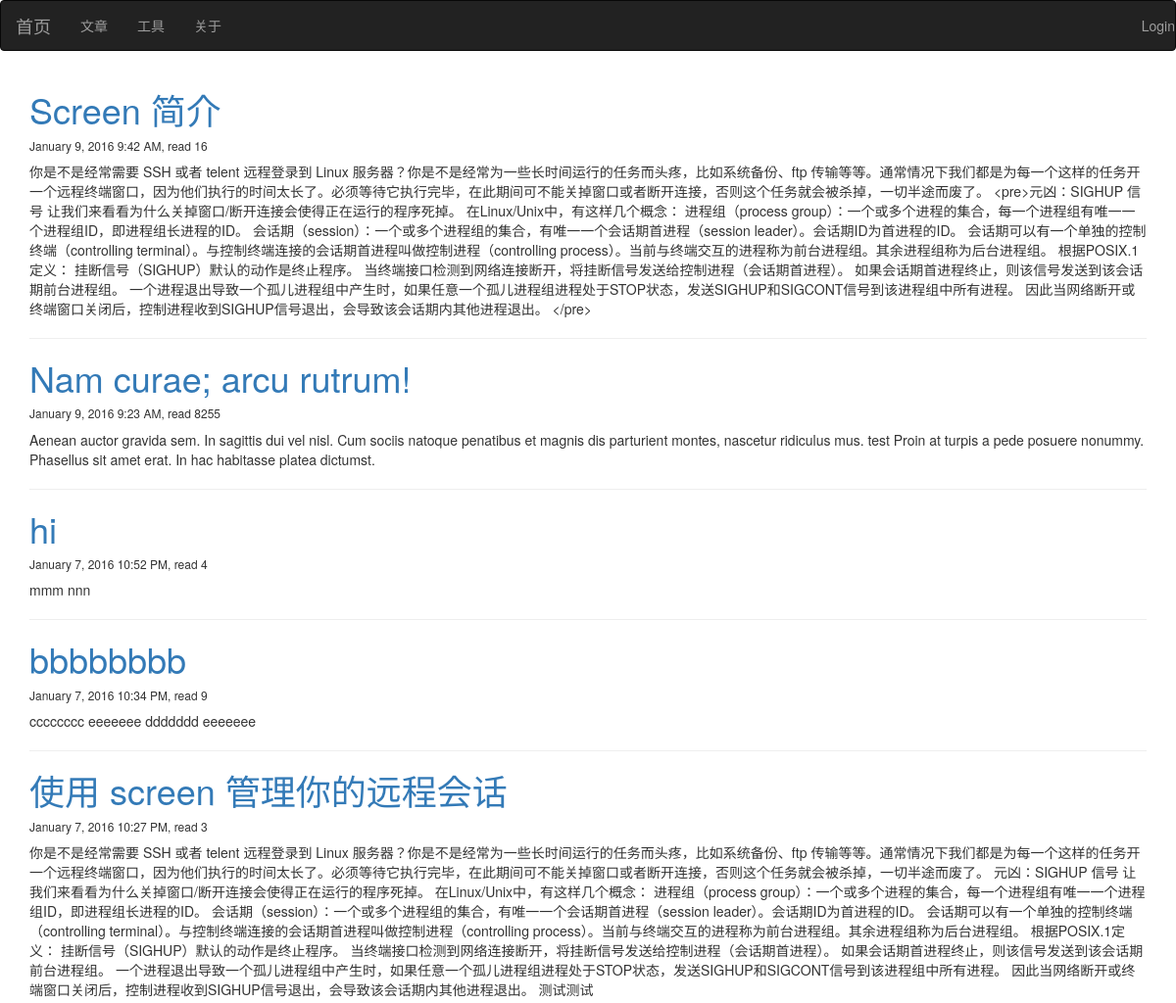
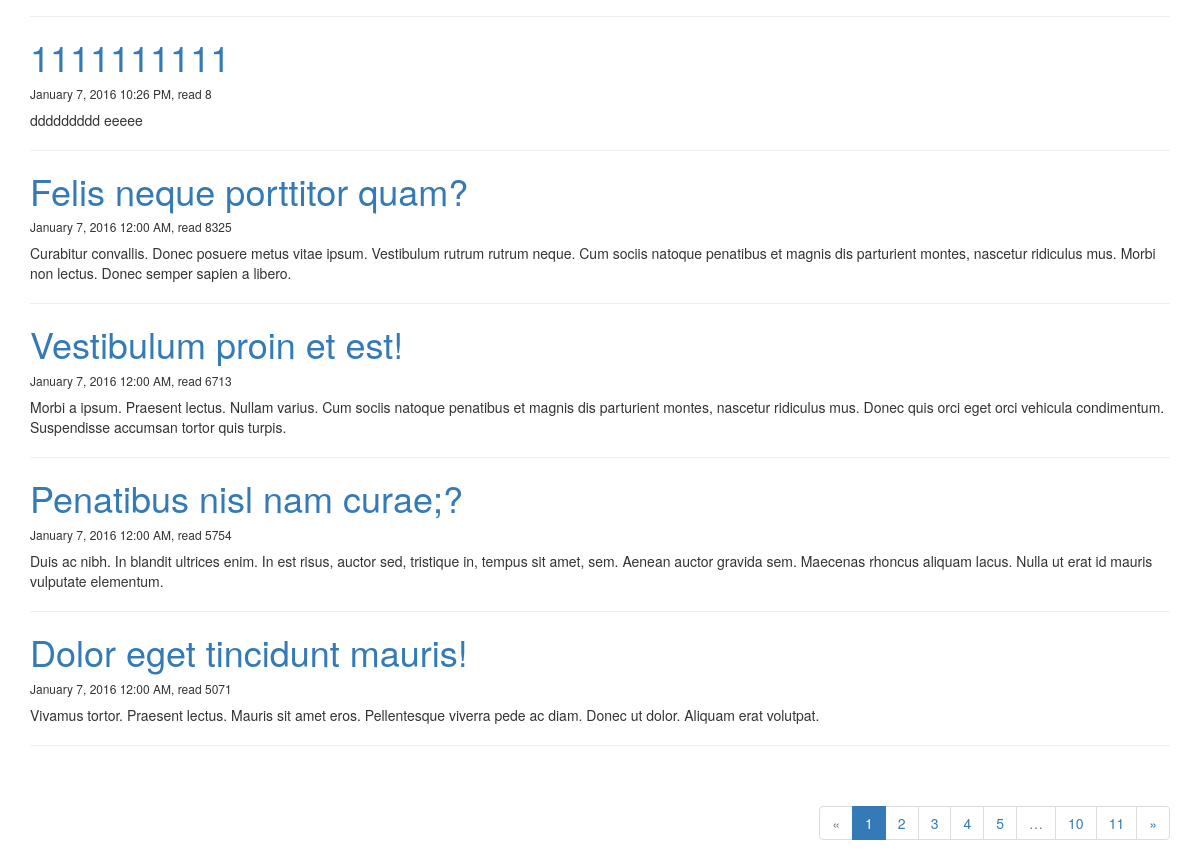
Before: / with the older database file (2 pictures, top to bottom).
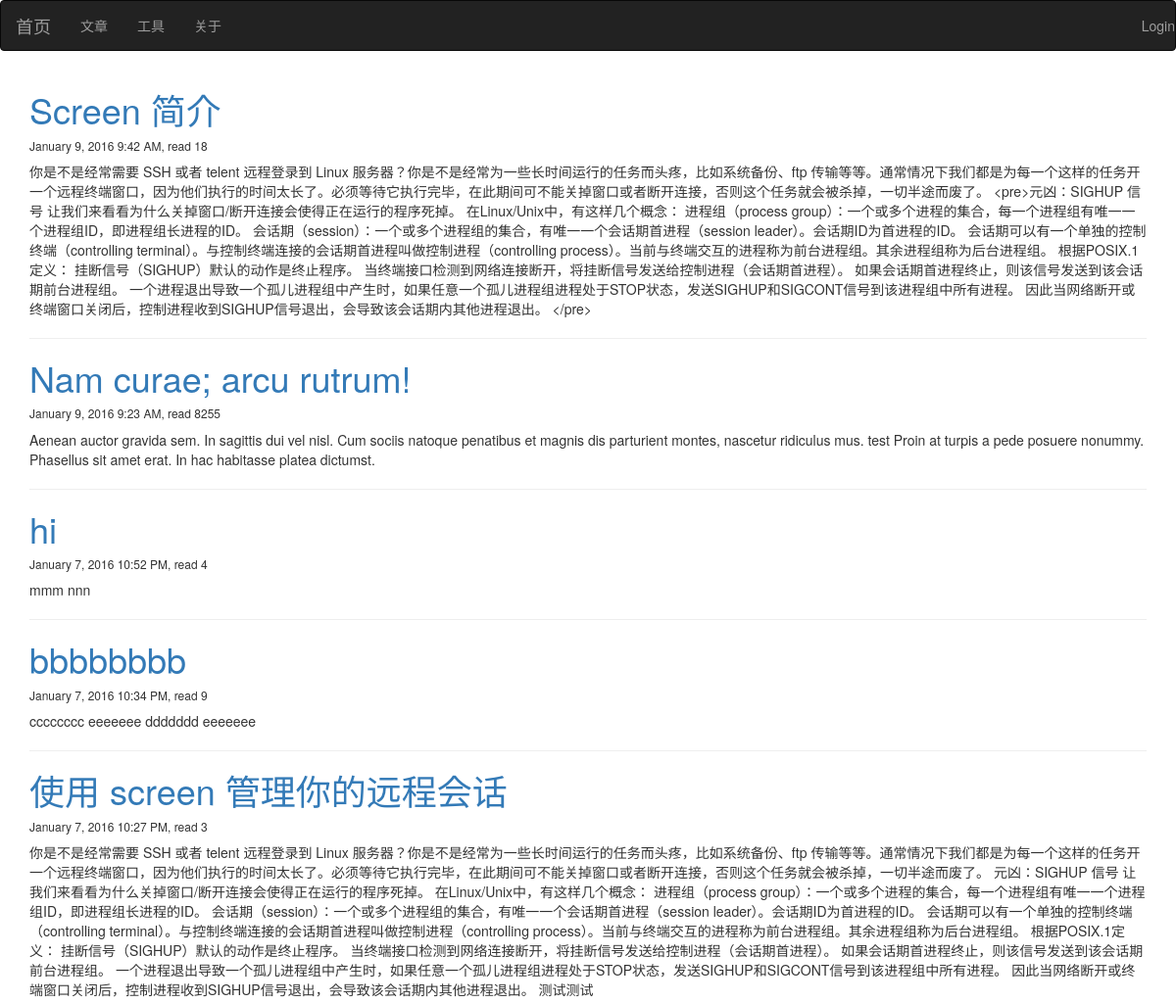
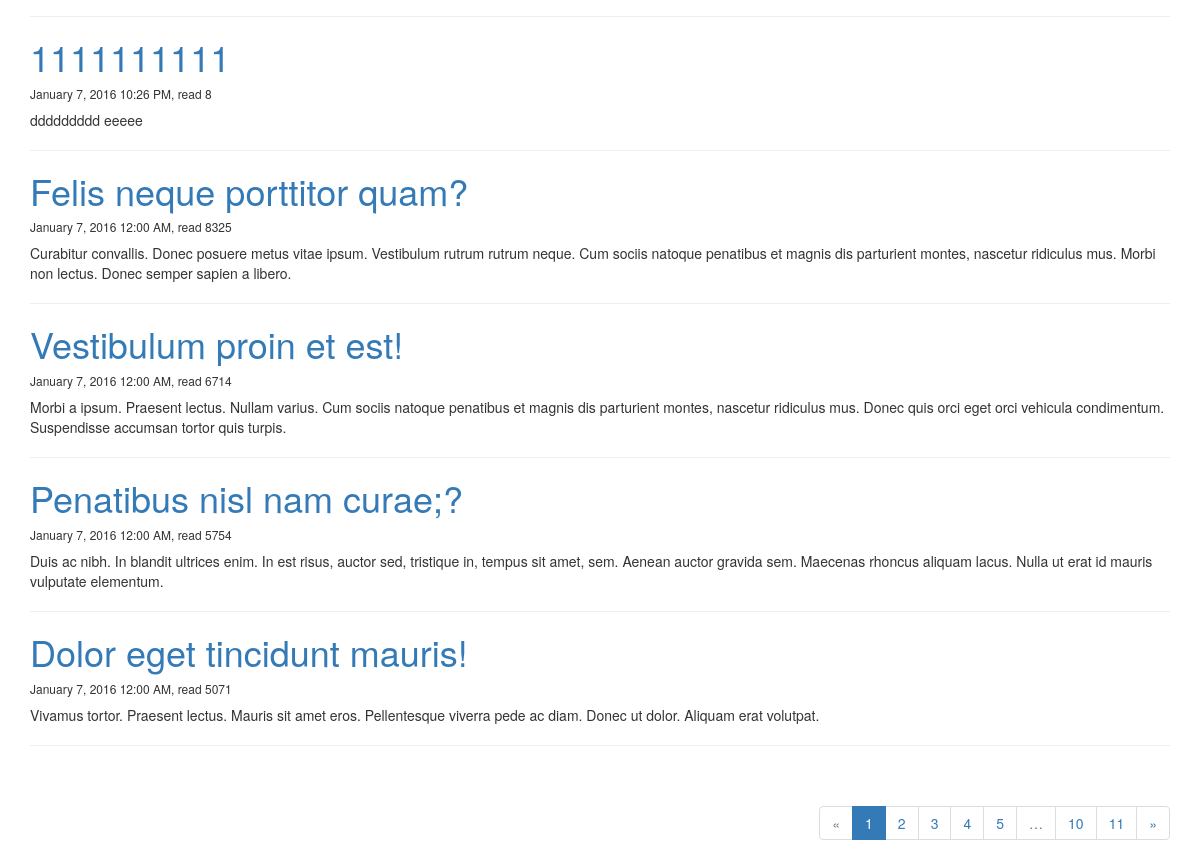
After: the same page with the newer database file (2 pictures, top to bottom).
### main.py (models this page shows, shortened)
class Article(db.Model):
    __tablename__ = 'articles'
    id = db.Column(db.Integer, primary_key=True)
    title = db.Column(db.Unicode(128), unique=True, index=True, nullable=True)
    content = db.Column(db.UnicodeText)
    content_size = db.Column(db.Integer)
    time_created = db.Column(db.DateTime, index=True, default=datetime.now())
    time_modified = db.Column(db.DateTime, index=True, default=datetime.now())
    read_count = db.Column(db.Integer)

### main.py (the view)
@app.route('/')
def index():
    page = request.args.get('page', 1, type=int)
    pagination = Article.query.order_by(Article.time_modified.desc()).paginate(
                    page, per_page=app.config['TEABLOG_ARTICLES_PER_PAGE'], error_out=True)
    articles = pagination.items
    return render_template('index.html', articles=articles, pagination=pagination)

### templates/index.html (shortened to what this page needs)
{% extends 'base.html' %}
{% import '_macros.html' as macros %}
{% block page_content %}
{% for article in articles %}
<div class="post">
	<h1 class="post-title"><a href="{{ url_for('article', id=article.id) }}">{{ article.title }}</a></h1>
    <p class="date"><h6>{{ moment(article.time_modified).format('LLL') }}, read {{ article.read_count }}</h6></p>
	<div class="post_body">{{ article.content }}</div>
    <hr>
</div>
{% endfor %}
{% if pagination %}
<div class="pagination pull-right">
    {{ macros.pagination_widget(pagination, 'index') }}
</div>
{% endif %}
{% endblock %}

### templates/base.html (shortened to what this page needs)
{% extends 'bootstrap/base.html' %}
{% block head %}
{{ super() }}
{% endblock %}
{% block navbar %}
<div class="navbar navbar-inverse" role="navigation">
	<div class="navbar-header">
		<a class="navbar-brand" href="{{ url_for('index') }}">首页</a>
	</div>
	<div>
		<ul class="nav navbar-nav">
			{% if current_user.is_authenticated() %}
            <li class="dropdown">
                <a href="{{ url_for('articles') }}" class="dropdown-toggle" data-toggle="dropdown">文章<b class="caret"></b></a>
                <ul class="dropdown-menu">
                   <li><a href="{{ url_for('articles') }}">所有文章</a></li>
                   <li><a href="{{ url_for('edit', opid='new') }}">写文章</a></li>
                </ul>
            </li>
			{% else %}
            <li><a href="{{ url_for('articles') }}">文章</a></li>
			{% endif %}
			<li><a href="{{ url_for('tools') }}">工具</a></li>
			<li><a href="{{ url_for('about') }}">关于</a></li>
		</ul>
		<ul class="nav navbar-nav navbar-right">
			{% if current_user.is_authenticated() %}
				<li ><a href="{{ url_for('logout') }}">Logout</a></li>
			{% else %}
				<li ><a href="{{ url_for('login') }}">Login</a></li>
			{% endif %}
		</ul>
	</div>
</div>
{% endblock %}
{% block content %}
<div class="container">
	{% block page_content %}
	{% endblock %}
</div>
{% endblock %}

### templates/_macros.html
{% macro pagination_widget(pagination, endpoint) %}
<ul class="pagination">
    <li{%if not pagination.has_prev %} class="disabled"{% endif %}>
        <a href="{% if pagination.has_prev %}{{ url_for(endpoint, page=pagination.page-1, **kwargs) }}{% else %}#{% endif %}">
            &laquo;
        </a>
    </li>
    {% for p in pagination.iter_pages() %}
        {% if p %}
            {% if p == pagination.page %}
            <li class="active"><a href="{{ url_for(endpoint, page=p, **kwargs) }}">{{ p }}</a></li>
            {% else %}
            <li><a href="{{ url_for(endpoint, page=p, **kwargs) }}">{{ p }}</a></li>
            {% endif %}
        {% else %}
            <li class="disabled"><a href="#">&hellip;</a></li>
        {% endif %}
    {% endfor %}
    <li{%if not pagination.has_next %} class="disabled"{% endif %}>
        <a href="{% if pagination.has_next %}{{ url_for(endpoint, page=pagination.page+1, **kwargs) }}{% else %}#{% endif %}">
            &raquo;
        </a>
    </li>
</ul>
{% endmacro %}

Changed rows visible on the page:
changed Article "Screen 简介": read_count "16" → "18"
changed Article "Vestibulum proin et est!": read_count "6713" → "6714"
